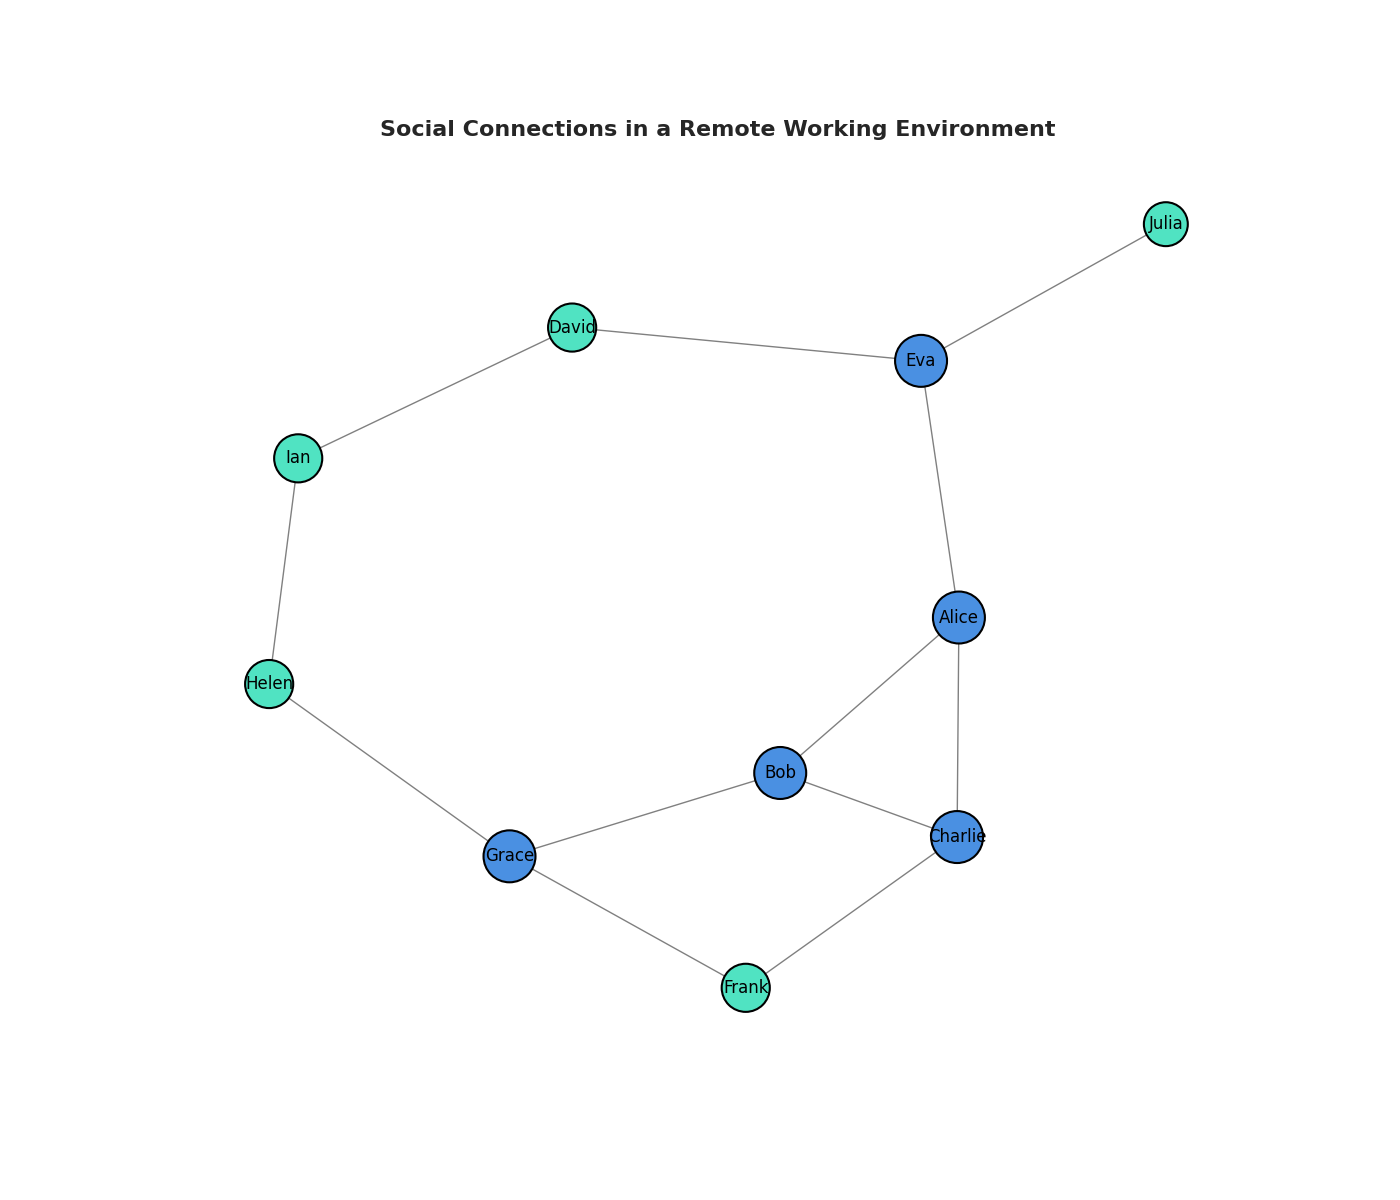

Reproduce this figure in Python.
import matplotlib.pyplot as plt
import networkx as nx

G = nx.Graph()

# Add nodes representing team members
members = ['Alice', 'Bob', 'Charlie', 'David', 'Eva', 'Frank', 'Grace', 'Helen', 'Ian', 'Julia']
G.add_nodes_from(members)

# Add edges
modified_edges = [
    ('Alice', 'Eva'), ('Alice', 'Bob'), ('Alice', 'Charlie'),
    ('Bob', 'Grace'), ('Bob', 'Charlie'),
    ('Charlie', 'Frank'),
    ('David', 'Ian'), ('David', 'Eva'),
    ('Eva', 'Julia'),
    ('Grace', 'Frank'),
    ('Grace', 'Helen'),
    ('Ian', 'Helen')
]

G.add_edges_from(modified_edges)
pos = nx.spring_layout(G, seed=42)

# Customize node sizes and colors
node_sizes = [800 + 200 * G.degree(node) for node in G.nodes()]
node_colors = ['#4A90E2' if G.degree(node) > 2 else '#50E3C2' for node in G.nodes()]

plt.figure(figsize=(14, 12))

# Draw nodes with customized size and color
nx.draw_networkx_nodes(G, pos, node_size=node_sizes, node_color=node_colors, edgecolors='black', linewidths=1.5)

# Draw edges
nx.draw_networkx_edges(G, pos, edgelist=modified_edges, edge_color='gray', style='solid')

# Add labels
nx.draw_networkx_labels(G, pos, font_size=12, font_color='black')

plt.title("Social Connections in a Remote Working Environment", fontsize=16, fontweight='bold')
plt.axis('off')

plt.show()
